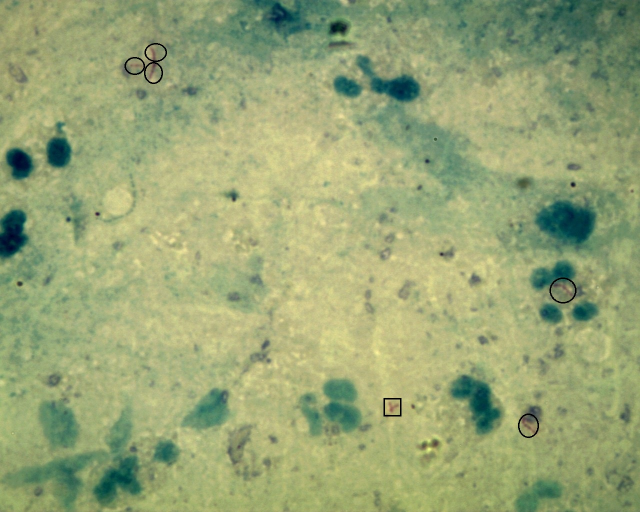
#> input picture data-sample/train-test/Mannual_Microscope-2_set1/Images/20.jpg, 1280 x 1024 px, found by its file name (shown at 1/2 size)
$ jupyter execute --allow-errors RandomForest.ipynb
#> lines starting #> are read from the running program, lines starting #| are printed output that depends on the picture; after the words box and inside, x2 and y2 are one past the last pixel; in counts of white or black regions, pixels touching at a corner belong together
#> further down, orig_img is the input picture: shape (1024, 1280, 3); mean B, G, R 117.8, 165.2, 152
#> `img_gray = cv2.cvtColor(img, cv2.COLOR_BGR2GRAY)`:
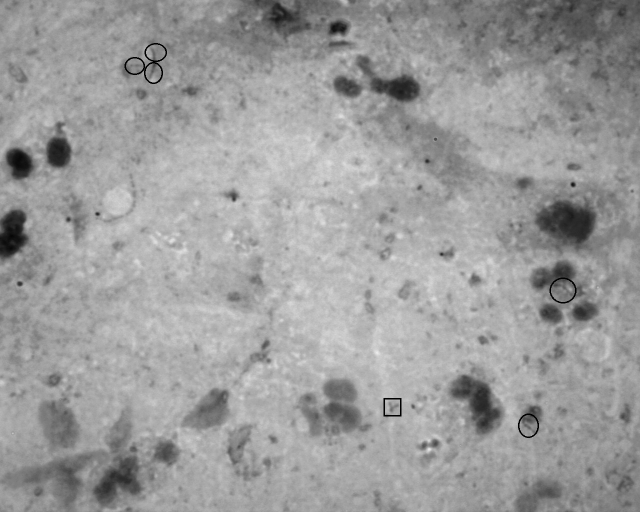
#> img_gray: shape (1024, 1280) (shown at 1/2 size); min 0, max 236, mean 155.9
#> `_, img_th = cv2.threshold(img_gray, 30, 255, cv2.THRESH_BINARY_INV)`:
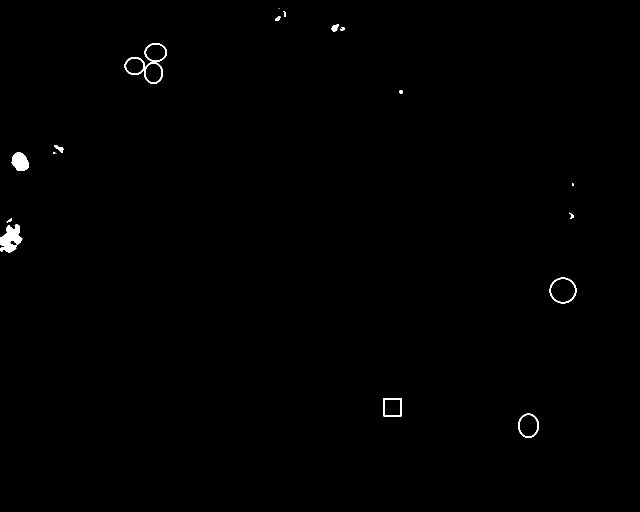
#> img_th: shape (1024, 1280) (shown at 1/2 size); 0.41% white; 19 white regions (5 under 20 px), largest, box (x1, y1, x2, y2) and area: (0, 448, 45, 505) 1527, (249, 86, 334, 168) 1058, (23, 304, 58, 342) 954
[cell 1]
import cv2
import numpy as np
import matplotlib
import matplotlib.pyplot as plt
from skimage.morphology import remove_small_holes,remove_small_objects,binary_closing,closing,convex_hull_image
from skimage.morphology import skeletonize, thin
from sklearn.model_selection import train_test_split
from sklearn.preprocessing import StandardScaler,OneHotEncoder,MultiLabelBinarizer
from sklearn.neighbors import KNeighborsClassifier
from sklearn.neural_network import MLPClassifier
from sklearn.svm import SVC
from sklearn.ensemble import RandomForestClassifier,GradientBoostingClassifier
from xgboost import XGBClassifier
from sklearn.tree import DecisionTreeClassifier,plot_tree
from sklearn.metrics import confusion_matrix,roc_auc_score,f1_score,classification_report
from scipy import stats
from imblearn.over_sampling import SMOTE
import pandas as pd
import seaborn as sns
import os
from collections import Counter

[cell 2]
# [36 lines left out: function count_single_bacillus, not called in this run]

[cell 3]
# Function definition to find contours of objects present on the post processed labelled image

def find_contours(img_pp_lbl):
    contours,_ = cv2.findContours(img_pp_lbl, cv2.RETR_EXTERNAL, cv2.CHAIN_APPROX_SIMPLE)
    area_th = 2000
    contours_filt = []
    for cnt in contours:
        if (len(cnt)<5):
            continue
        (x,y),(ma,MA),angle = cv2.fitEllipse(cnt)
        area = cv2.contourArea(cnt)
        area_ell = np.pi*ma*MA/4
        if (x>img_shape[1] or x<0 or y>img_shape[0] or y<0 or area<5 or area>area_th):
            continue
        contours_filt.append(cnt)

    return contours_filt

[cell 4]
# Function definition to calculate geometric features of a contour

def extract_features(cnt):
    (x,y),(ma,MA),angle = cv2.fitEllipse(cnt)
    cnt_centre = (int(x),int(y))
    eccentricity = ma/MA
    perimeter = cv2.arcLength(cnt,True)
    area = cv2.contourArea(cnt)
    hull = cv2.convexHull(cnt)
    perimeter_hull = cv2.arcLength(hull,True)
    roughness = perimeter/perimeter_hull
    area_hull = cv2.contourArea(hull)
    rel_conv_area = area_hull/area
    circularity = (4*np.pi*area)/perimeter**2
    compactness = perimeter**2/(4*np.pi*area)
    area_um = area*2.2
    x,y,w,h = cv2.boundingRect(cnt)
    asp_ratio = w/h

    features = (cnt_centre,area,roughness,rel_conv_area,eccentricity,circularity,compactness,eccentricity)

    return features

[cell 5]
# Function definition of image segmentation to separate the potential bacilli objects from image background

def image_segmentation(img):

    img_ycrcb = cv2.cvtColor(img, cv2.COLOR_BGR2YCrCb)
#> img_ycrcb: shape (1024, 1280, 3); mean of channels 0, 1, 2 155.9, 125.2, 106.5
    img_cr = img_ycrcb[:,:,1]
    cr_hist,_ = np.histogram(img_cr.ravel(),256,[0,256])
#> cr_hist = 256 values, max 104481 at index 127, min 0 at index 0, mean 5120
    cr_hist_diff = np.diff(cr_hist)
#> cr_hist_diff = 255 values, max 13956 at index 123, min -21528 at index 135, mean 0

    img_lab = cv2.cvtColor(img, cv2.COLOR_BGR2LAB)
#> img_lab: shape (1024, 1280, 3); mean of channels 0, 1, 2 167.5, 115.3, 151
    img_a = img_lab[:,:,1]
    a_hist,_ = np.histogram(img_a.ravel(),256,[0,256])
#> a_hist = 256 values, max 151462 at index 117, min 0 at index 0, mean 5120
    a_hist_diff = np.diff(a_hist)
#> a_hist_diff = 255 values, max 37481 at index 112, min -42500 at index 121, mean 0

    int_lvls = np.arange(0,255)

    cr_hist_th = int(-18000*(orig_img_shape[0]*orig_img_shape[1])/(1200*900))
    if (int_lvls[cr_hist_diff<=cr_hist_th].size!=0):
        cr_th_i = np.max(int_lvls[cr_hist_diff<=cr_hist_th])
    else:
        cr_th_i = np.argmax(cr_hist)
#> cr_th_i = 127

    a_hist_th = int(-1000*(orig_img_shape[0]*orig_img_shape[1])/(1200*900))
    if (int_lvls[a_hist_diff<=a_hist_th].size!=0):
        a_th_i = np.max(int_lvls[a_hist_diff<=a_hist_th])
#> a_th_i = 128
    else:
        a_th_i = np.argmax(a_hist)


    a_th = a_th_i
#> a_th = 128
    cr_th = cr_th_i
#> cr_th = 127
    _, img_a_th = cv2.threshold(img_a, a_th, 255, cv2.THRESH_BINARY)
#> img_a_th: shape (1024, 1280); 0.27% white; 51 white regions (38 under 20 px), largest, box (x1, y1, x2, y2) and area: (0, 452, 43, 503) 982, (26, 305, 57, 339) 739, (295, 94, 314, 158) 464
    _, img_cr_th = cv2.threshold(img_cr, cr_th, 255, cv2.THRESH_BINARY)
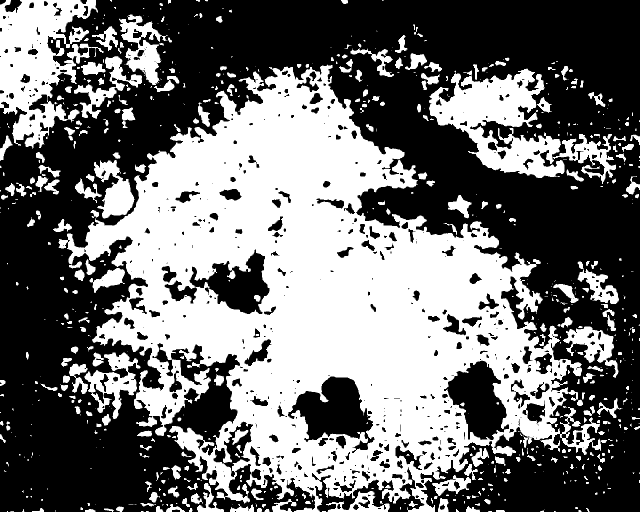
#> img_cr_th: shape (1024, 1280) (shown at 1/2 size); 43.9% white; 748 white regions (380 under 20 px), largest, box (x1, y1, x2, y2) and area: (117, 129, 1202, 1024) 432304, (0, 0, 207, 298) 31912, (858, 137, 1129, 356) 28223

    img_seg = cv2.bitwise_and(img_cr_th,img_a_th)
#> img_seg: shape (1024, 1280); 0.13% white; 44 white regions (34 under 20 px), largest, box (x1, y1, x2, y2) and area: (295, 94, 314, 158) 462, (1041, 831, 1075, 872) 413, (777, 805, 797, 826) 241

    return img_seg

[cell 6]
# Function definition of image postprocessing to remove small size artifacts from segmented image

def image_postprocess(img_seg):

    # Removing small size artifacts on segmented image
    img_bin1 = (img_seg//255).astype(bool)
#> img_bin1: shape (600, 800) bool; 0.08% white; 14 white regions (8 under 20 px), largest, box (x1, y1, x2, y2) and area: (652, 489, 670, 508) 104, (486, 472, 497, 484) 71, (188, 56, 195, 71) 58, (187, 75, 195, 92) 56, (701, 334, 715, 347) 39, (164, 75, 173, 78) 22
    img_rem1 = remove_small_objects(img_bin1,min_size=20,connectivity=8).astype('uint8')*255
    #img_fill = (remove_small_holes(img_rem1,area_threshold=5000,connectivity=8)).astype('uint8')*255
    #img_bin2 = (img_fill//255).astype(bool)
    #img_rem2 = remove_small_objects(img_bin2,min_size=50,connectivity=8).astype('uint8')*255
    img_pp = img_rem1.copy()

    return img_pp

[cell 7]
# Function definition to assign class label to each image object

def label_image_objects(img_file,annot_fold_path):

    annot_file = img_file[:-4]+'_annot.csv'
    annot_file_path = os.path.join(annot_fold_path,annot_file)

    annot_cols = ["Label","x_st_pt","y_st_pt","box_width","box_height","Image_name","Image_width","Image_height"]

    lbl_data = pd.read_csv(annot_file_path,names=annot_cols, header=0)

    img_lbl = np.ones(orig_img_shape[:2], np.uint8)*20

    for i in range(lbl_data.shape[0]):
        x_st_pt = lbl_data["x_st_pt"][i]
        y_st_pt = lbl_data["y_st_pt"][i]
        x_end_pt = x_st_pt+lbl_data["box_width"][i]
        y_end_pt = y_st_pt+lbl_data["box_height"][i]
        if (lbl_data["Label"][i]=="single bacillus"):
            fill_val = 50
        if (lbl_data["Label"][i]=="bacilli cluster"):
            fill_val = 100
        if (lbl_data["Label"][i]=="unclassified red structures"):
            fill_val = 150
        if (lbl_data["Label"][i]=="artifacts"):
            fill_val = 200
        st_pt = (x_st_pt,y_st_pt)
        end_pt = (x_end_pt,y_end_pt)
        cv2.rectangle(img_lbl, st_pt, end_pt, fill_val, thickness=-1)

    img_lbl = cv2.resize(img_lbl,(img_shape[1],img_shape[0]))

    img_pp_lbl = cv2.bitwise_and(img_pp,img_lbl)

    return img_lbl,img_pp_lbl

[cell 8]
# Function definition to get class label of the contour based on pixel intensity

# [11 lines left out: function get_class_lbl, not called in this run]

# Training

[cell 9]
# Initialization of empty pandas data frame with below columns to store data matrix

cols_data = ['Area', 'Roughness','Relative convex area','Circularity','Compactness','Eccentricity','Class']
data = pd.DataFrame(columns = cols_data)

[cell 10]
# Main Folder consisting of image data
main_fold = r"C:\Users\JEEVANANTHAM\Downloads\bacilli_count\code\baci-count\data\train-test"

# Image subfolders
# folders = ["Mannual_Microscope-2_set1","Mannual_Microscope-2_set2","Mannual_Seg_Microscope-1_set6","Mannual_Seg_Microscope-1_set7"]
folders = ["Mannual_Microscope-2_set1"]

[cell 11]
import cv2
import os
import pandas as pd

img_shape = (600, 800)

data_list = []

#> (the rest of this cell did not finish here and is left out)

[cell 12]
import pandas as pd

cols_data = ['Area', 'Relative convex area', 'Circularity', 'Compactness', 'Eccentricity', 'Class']  # Adjust as necessary

types = data["Class"].unique()
d = {type: data[data['Class'] == type] for type in types}
d_new = {}
data_filt = pd.DataFrame(columns=cols_data)

for type in types:
    df_temp = d[type]

    numeric_cols = df_temp.select_dtypes(include=['number']).columns
    df_temp_numeric = df_temp[numeric_cols]

    Q1 = df_temp_numeric.quantile(0.25)
    Q3 = df_temp_numeric.quantile(0.75)
    IQR = Q3 - Q1
    lower_lim = Q1 - 1.5 * IQR
    upper_lim = Q3 + 1.5 * IQR

    mask = ((df_temp_numeric >= lower_lim) & (df_temp_numeric <= upper_lim)).all(axis=1)

    df_temp_filtered = df_temp[mask]

    d_new[type] = df_temp_filtered

    data_filt = pd.concat([data_filt, d_new[type]])

if 'Roughness' in data_filt.columns:
    data_filt.drop(['Roughness'], axis=1, inplace=True)

print(data_filt.shape)
data_filt.head()

[cell 13]
data_corr = data_filt.corr()
sns.heatmap(data_corr,annot=True)
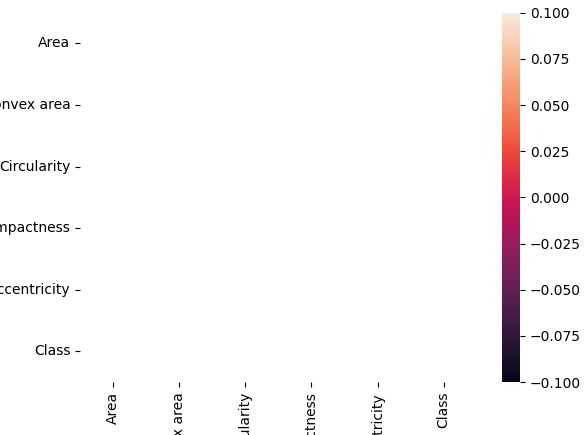
#> figure drawn by matplotlib, 2 panels

[cell 14]
rows_cf = ["Actual class-1","Actual class-2","Actual class-3"]
cols_cf = ["Predicted class-1","Predicted class-2","Predicted class-3"]

[cell 15]
X = data_filt.iloc[:,:-1]

y = data_filt.iloc[:,-1]

#> (the rest of this cell did not finish here and is left out)

#> (a cell that did not finish here is left out)

[cell 17]
fig,ax = plt.subplots(figsize=(15,8))
#> (the rest of this cell did not finish here and is left out)

[cell 18]
max_depth_list = list(range(1,30,2))

train_scores = []
val_scores = []
test_scores = []

#> (the rest of this cell did not finish here and is left out)

[cell 19]
n_estimators_list = list(range(5,100,5))

train_scores = []
val_scores = []
test_scores = []

#> (the rest of this cell did not finish here and is left out)

#> (a cell that did not finish here is left out)

#> (a cell that did not finish here is left out)

# Testing

[cell 22]
import pandas as pd
import cv2
import numpy as np

cols_data = ['Area', 'Roughness', 'Relative convex area', 'Circularity', 'Compactness', 'Eccentricity', 'Class']

img_file_path = r"C:\Users\JEEVANANTHAM\Downloads\bacilli_count\code\baci-count\data\train-test\Mannual_Microscope-2_set1\Images\20.jpg"
orig_img = cv2.imread(img_file_path)

if orig_img is None:
    raise FileNotFoundError(f"Image not found at path: {img_file_path}")

img_shape = (600, 800)
img = orig_img.copy()
img_gray = cv2.cvtColor(img, cv2.COLOR_BGR2GRAY)
_, img_th = cv2.threshold(img_gray, 30, 255, cv2.THRESH_BINARY_INV)
img_th_inv = 255 - img_th

img_seg = image_segmentation(img)

img_seg = cv2.resize(img_seg, (img_shape[1], img_shape[0]))

img_pp = image_postprocess(img_seg)

contours_filt = find_contours(img_pp)
#> in find_contours, `contours,_ = cv2.findContours(img_pp_lbl, cv2.RETR_EXTERNAL, cv2.CHAIN..`: contours = 6 contours, 1 with area under 20; largest, box (x1, y1, x2, y2) and area: (652, 487, 672, 509) 85, (486, 472, 497, 484) 54, (187, 73, 196, 92) 43, (188, 56, 195, 72) 43, (701, 334, 715, 347) 21
#> the loop in find_contours, `for cnt in contours:` made 6 passes
#> (x, y, ma, MA, angle, area, area_ell) on passes 1, 2, 3, 5, 6: (660.7, 497.6, 7.55, 24.51, 135.1, 85, 145.3), (490.3, 476.4, 9.52, 11.94, 24.43, 54.5, 89.24), (707.5, 339.4, 3.63, 16.76, 134.8, 21, 47.75), (190.4, 80.57, 5.1, 20.27, 17.99, 43, 81.22), (190.7, 63.98, 5.53, 15.77, 172.1, 43, 68.46)
#> after the loop in find_contours, `for cnt in contours:`: contours_filt has the same summary as contours
#> contours_filt has the same summary as contours in find_contours

data_test = pd.DataFrame(columns=cols_data)

img_cnt = np.zeros(img_shape, np.uint8)

for cnt in contours_filt:
    features = extract_features(cnt)
    cnt_centre, area, roughness, rel_conv_area, eccentricity, circularity, compactness, _ = features
    cls_lbl = None
    img_cnt = cv2.drawContours(img_cnt, [cnt], -1, 255, 3)

    df_temp = pd.DataFrame([{'Area': area, 'Roughness': roughness, 'Relative convex area': rel_conv_area,
                             'Circularity': circularity, 'Compactness': compactness, 'Eccentricity': eccentricity,
                             'Class': cls_lbl}])

    data_test = pd.concat([data_test, df_temp], ignore_index=True)
#> this loop made 6 passes
#> (ma in extract_features, MA in extract_features, angle in extract_features, eccentricity, perimeter in extract_features, area) on passes 1 to 6: (7.55, 24.51, 135.1, 0.308, 77.6, 85), (9.52, 11.94, 24.43, 0.797, 36.38, 54.5), (3.63, 16.76, 134.8, 0.216, 41.46, 21), (2.87, 8.27, 96.75, 0.347, 18.24, 12.5), (5.1, 20.27, 17.99, 0.252, 43.8, 43), (5.53, 15.77, 172.1, 0.35, 41.8, 43)
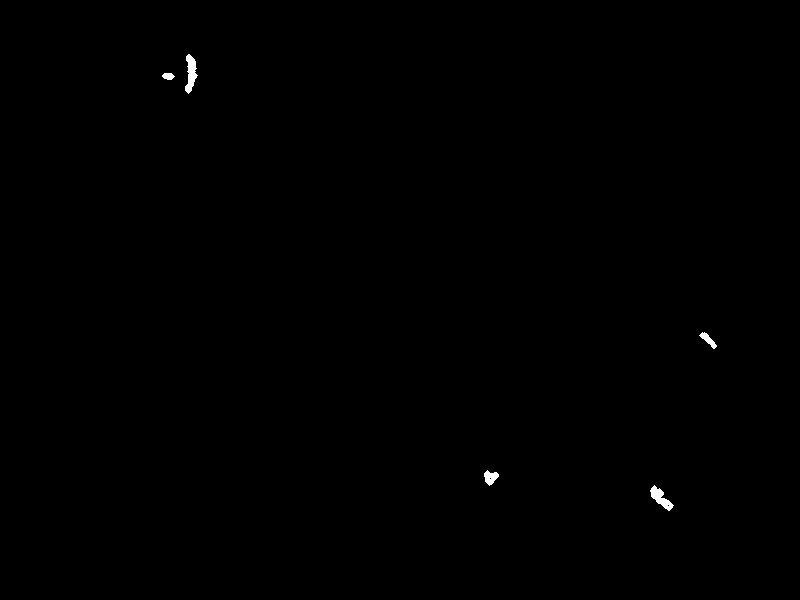
#> img_cnt: shape (600, 800); 0.18% white; 5 white regions, box (x1, y1, x2, y2) and area: (185, 54, 198, 94) 288, (650, 485, 674, 511) 256, (484, 470, 499, 486) 144, (699, 332, 717, 349) 116, (162, 73, 175, 80) 68

print(data_test.shape)
#| (6, 7)
print(data_test.head())
#> (printed output is left out)

[cell 23]
import cv2
import numpy as np
import pandas as pd
import os

img_file_path = r"C:\Users\JEEVANANTHAM\Downloads\bacilli_count\code\baci-count\data\train-test\Mannual_Microscope-2_set1\Images\21.jpg"

if not os.path.exists(img_file_path):
    raise FileNotFoundError(f"The file at path {img_file_path} does not exist.")

orig_img = cv2.imread(img_file_path)
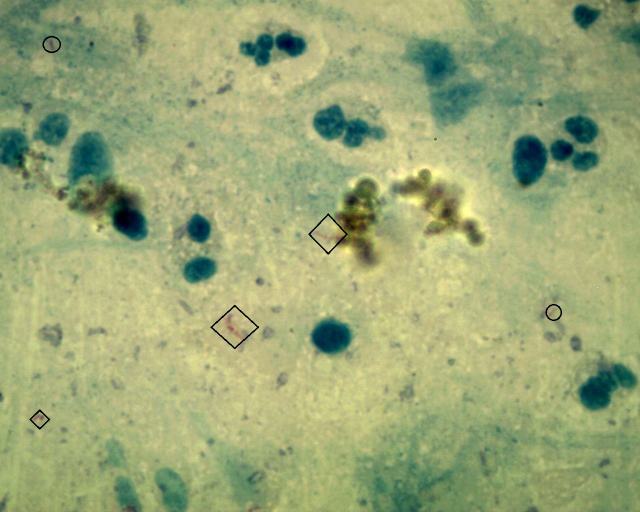
#> input picture data-sample/train-test/Mannual_Microscope-2_set1/Images/21.jpg, 1280 x 1024 px, found by its file name (shown at 1/2 size)
#> orig_img is the input picture: shape (1024, 1280, 3); mean B, G, R 118.8, 167.6, 155.3

if orig_img is None:
    raise ValueError(f"Failed to load image from path {img_file_path}. Ensure the file is an image and is not corrupted.")

orig_img_shape = orig_img.shape
img = orig_img.copy()
img_gray = cv2.cvtColor(img, cv2.COLOR_BGR2GRAY)
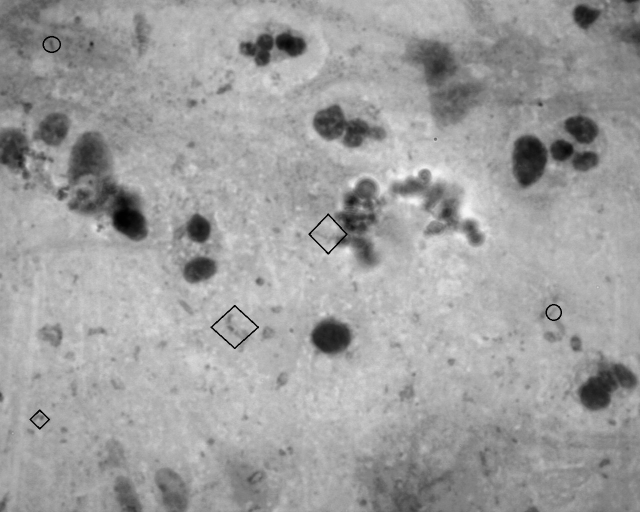
#> img_gray: shape (1024, 1280) (shown at 1/2 size); min 0, max 245, mean 158.4
_, img_th = cv2.threshold(img_gray, 30, 255, cv2.THRESH_BINARY_INV)
#> img_th: shape (1024, 1280); 0.56% white; 32 white regions (14 under 20 px), largest, box (x1, y1, x2, y2) and area: (229, 394, 281, 464) 2251, (1044, 283, 1083, 323) 927, (421, 610, 518, 698) 751
img_th_inv = 255 - img_th
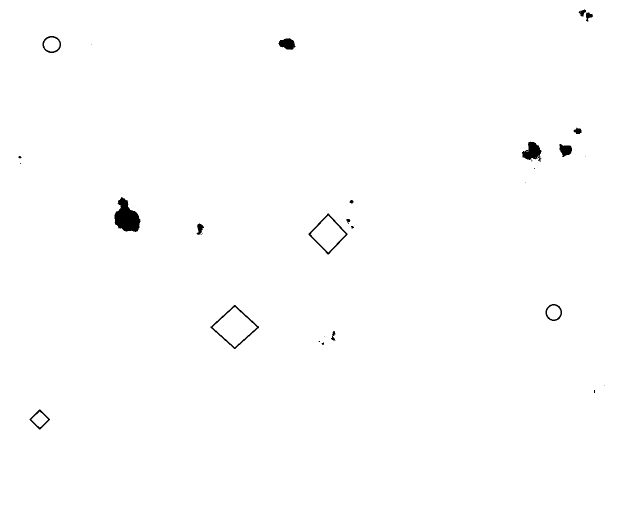
#> img_th_inv: shape (1024, 1280) (shown at 1/2 size); 99.4% white; 32 black regions (14 under 20 px), largest, box (x1, y1, x2, y2) and area: (229, 394, 281, 464) 2251, (1044, 283, 1083, 323) 927, (421, 610, 518, 698) 751

img_seg = image_segmentation(img)
#> in image_segmentation (call 3), `img_cr = img_ycrcb[:,:,1]`:
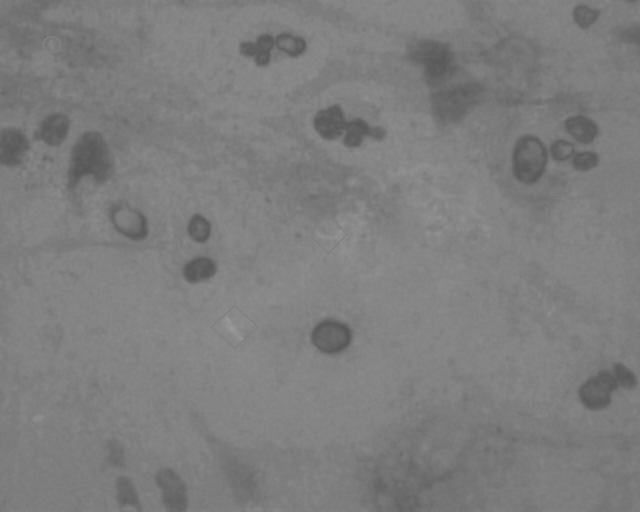
#> img_cr: shape (1024, 1280) (shown at 1/2 size); min 86, max 155, mean 125.8
#> in image_segmentation (call 3), `cr_hist,_ = np.histogram(img_cr.ravel(),256,[0,256])`: cr_hist = 256 values, max 98258 at index 132, min 0 at index 0, mean 5120
#> in image_segmentation (call 3), `cr_hist_diff = np.diff(cr_hist)`: cr_hist_diff = 255 values, max 16655 at index 123, min -27701 at index 134, mean 0
#> in image_segmentation (call 3), `a_hist,_ = np.histogram(img_a.ravel(),256,[0,256])`: a_hist = 256 values, max 148667 at index 117, min 0 at index 0, mean 5120
#> in image_segmentation (call 3), `a_hist_diff = np.diff(a_hist)`: a_hist_diff = 255 values, max 30788 at index 112, min -36371 at index 121, mean 0
#> in image_segmentation (call 3), `cr_th_i = np.max(int_lvls[cr_hist_diff<=cr_hist_th])`: cr_th_i = 134
#> in image_segmentation (call 3), `_, img_a_th = cv2.threshold(img_a, a_th, 255, cv2.THRESH_BINARY)`:
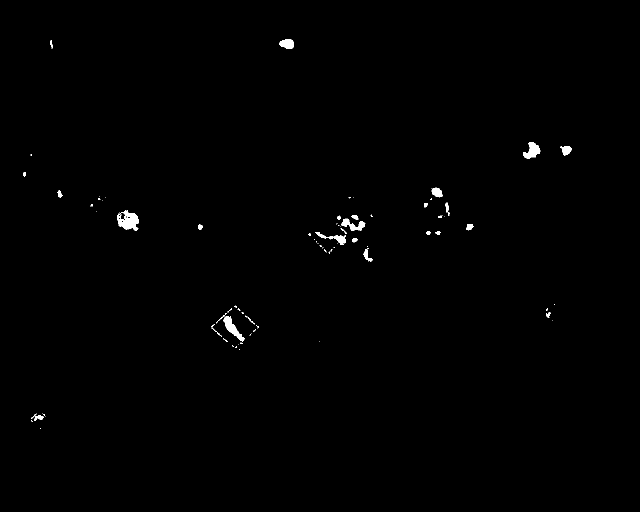
#> img_a_th: shape (1024, 1280) (shown at 1/2 size); 0.48% white; 95 white regions (65 under 20 px), largest, box (x1, y1, x2, y2) and area: (234, 420, 278, 462) 1094, (447, 632, 489, 684) 731, (1046, 285, 1081, 318) 656
#> (the rest of the program and of its run is left out)
